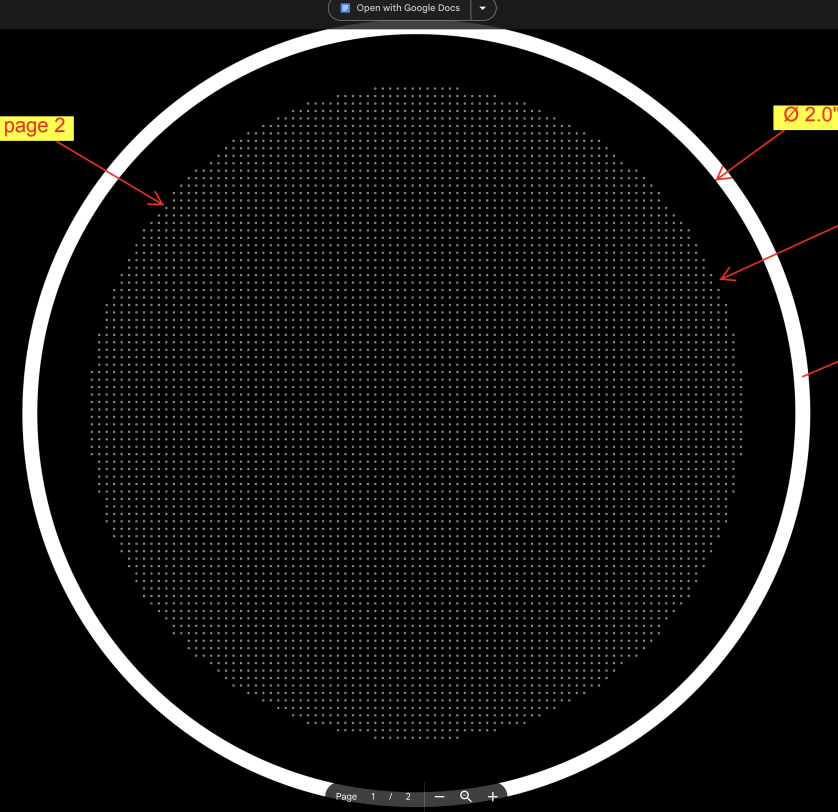
#> input picture Screenshot 2023-04-25 at 3.34.00 PM.png, 2512 x 2434 px (shown at 1/3 size)
$ python generate_pcu_grid.py
#> lines starting #> are read from the running program, lines starting #| are printed output that depends on the picture
#generate_pcu_grid.py

#Generates the reference grid of pcu pinholes, assuming they are perfectly machined


import numpy as np
import math
import matplotlib.pyplot as plt
from astropy.table import Table
import matplotlib.image as mpimg

grid_spacing = 0.5  #in mm

grid_diameter = 44  #mm

grid_radius = grid_diameter/2
# Even number of points across grid. So odd number of gaps

#  88 pinholes across

clear_diameter = 42.7 #mm   #if we add a ThorLabs stress-free retaining ring, this is the clear aperture
clear_radius = clear_diameter/2

def main():

	grid_steps = np.arange(grid_spacing/2,grid_radius,grid_spacing)
	grid_steps = np.concatenate((-grid_steps[::-1],grid_steps))
	print(len(grid_steps))
	x_array = []
	y_array = []
	id_array = []
	cut_x_array = []
	cut_y_array = []
	counter=1
	points_to_remove = [[3.25, 21.75], [-3.25, 21.75], [3.25, -21.75], [-3.25, -21.75],
						[21.75, 3.25], [-21.75, 3.25], [21.75, -3.25], [-21.75, -3.25],
						[14.25,16.75], [-14.25,16.75], [14.25,-16.75], [-14.25,-16.75],
						[16.75,14.25], [-16.75,14.25], [16.75,-14.25], [-16.75,-14.25],
						#[-15.75,-15.25], #this point is missing on the reference pdf, but I don't know about the actual mask
						]
	for x in grid_steps:
		for y in grid_steps:
			# if ((abs(x) == 3.25) & (abs(y) == 21.75)) or ((abs(y) == 3.25) & (abs(x) == 21.75)):
			if [x,y] in points_to_remove:
				print('Removing', [x,y])
				#deleting some points that aren't in the pinhole mask reference.
				continue
			if np.hypot(x,y)<=grid_radius:
				x_array.append(x)
				y_array.append(y)
				id_array.append(counter)
				counter +=1
				if np.hypot(x,y)>=clear_radius:
					cut_x_array.append(x)
					cut_y_array.append(y)
	print(grid_steps)

	id_array = np.arange(1,len(x_array)+1)
	pinhole_size = np.ones(len(x_array))*0.024
	#save x_array and y_array to a text file, like a starlist. Import a function?

	output_table = Table([id_array,x_array,y_array,pinhole_size],names=['id','x','y','size'])
	output_table.write('pinhole_grid_positions.txt',format='ascii.fixed_width',overwrite=True)

	theta = np.linspace(0,2*math.pi,1000)
	x_circ = grid_radius*np.cos(theta)
	y_circ = grid_radius*np.sin(theta)

	plt.close('all')
	plt.figure(figsize=(6,6))
	plt.scatter(x_array,y_array,marker='.')
	plt.axis('equal')
	# plt.show()


	x_array_2 = np.asarray(x_array)*45 + 1250
	y_array_2 = np.asarray(y_array)*45 + 1240

	# cut_x_array = np.asarray(cut_x_array)*45 + 1250
	# cut_y_array = np.asarray(cut_y_array)*45 + 1240

	plt.figure(figsize=(6,6))
	img = mpimg.imread('Screenshot 2023-04-25 at 3.34.00 PM.png')
#> img is the input picture: shape (2434, 2512, 4) float32; mean R, G, B, A 0.0811, 0.0797, 0.0769, 1
	plt.imshow(img)
	plt.scatter(x_array_2,y_array_2,s=10,c='g',marker='o')
	plt.axis('equal')


	fig, ax = plt.subplots(figsize=(6,6))
	ax.scatter(x_array,y_array,s=10,c='g',marker='o')
	ax.scatter(cut_x_array,cut_y_array,s=10,c='r',marker='o')
	cir = plt.Circle((0,0),clear_radius,color='r',fill=False)
	ax.add_patch(cir)
	plt.axis('equal')

	plt.show()
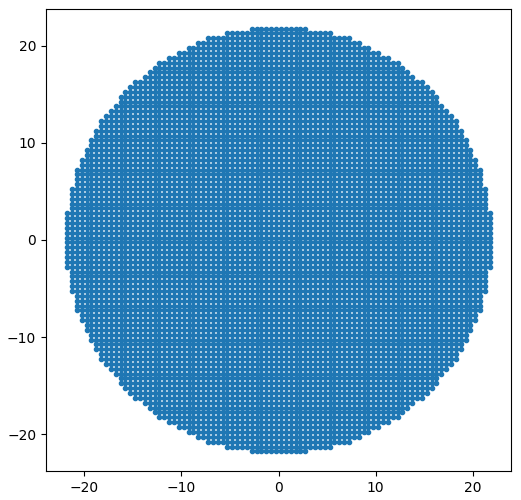
#> figure drawn by matplotlib, 1 panel
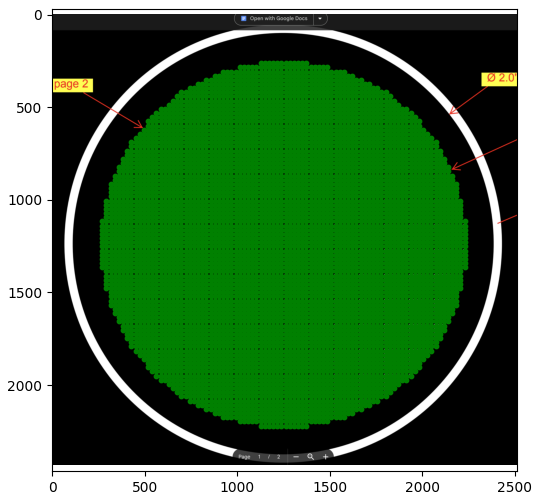
#> figure drawn by matplotlib, 1 panel
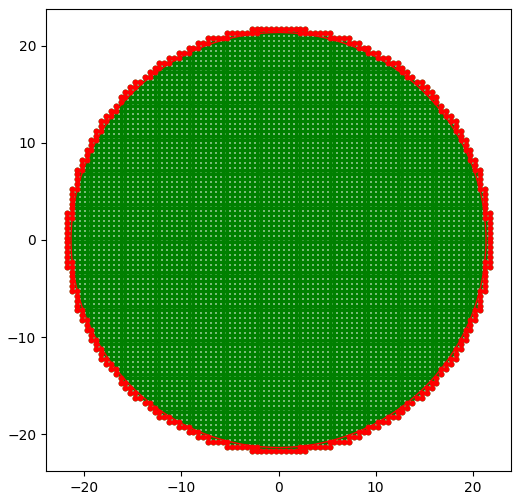
#> figure drawn by matplotlib, 1 panel

main()
